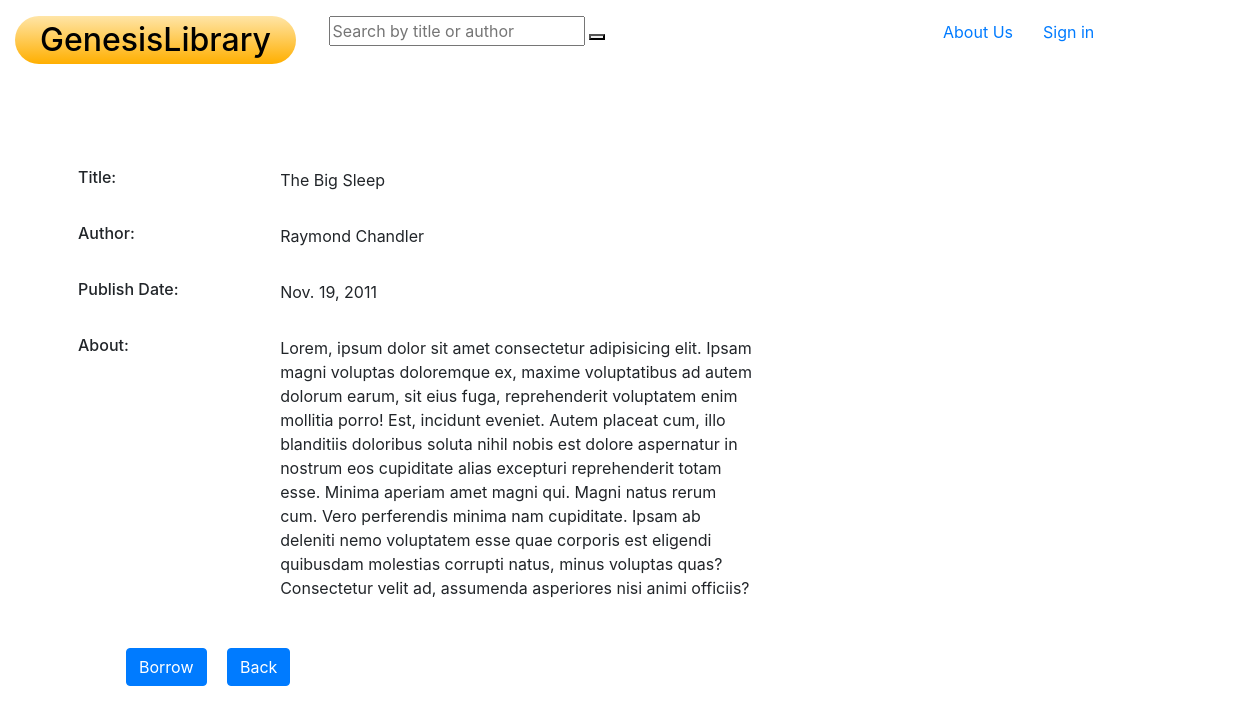
/display/4, run on the app's committed database.
### libraryGenesis_app/models.py (models this page shows)
class Book(models.Model):
    title = models.CharField(max_length=255)
    author = models.CharField(max_length=255)
    genre = models.CharField(max_length=100)
    publish_date = models.DateField()
    price = models.IntegerField()
    days_avaliable = models.IntegerField()
    about = models.TextField()
    users = models.ManyToManyField(User, related_name="books")
    created_at = models.DateTimeField(auto_now_add = True)
    updated_at = models.DateTimeField(auto_now = True)
    objects = BookManager()

### libraryGenesis_app/views.py (the view)
# urls.py: path('display/<int:book_id>', views.display),
def display(request, book_id):
    book = Book.objects.get(id=book_id)
    context = {
        'book': book
    }
    return render(request,'display.html', context)

### libraryGenesis_app/templates/display.html (shortened to what this page needs)
<!DOCTYPE html>
<html lang="en">
<head>
    {% load static %}
    <link rel="stylesheet" href="{% static 'style.css' %}">
    <link rel="stylesheet" href="https://stackpath.bootstrapcdn.com/bootstrap/4.5.0/css/bootstrap.min.css">
</head>
<body>
    <div class="container-fluid">
        <div class="row dashboard-header mt-3">
            <div class="col-sm">
                <h2 class="gradient"><a class="no-decoration" href="/">GenesisLibrary</a></h2>
            </div>
            <div class="col-sm-6 search-form">
                <form action="/" method="get">
                    <input type="text" name="q" placeholder="Search by title or author" id="search" value="{{ request.GET.q }}"/>
                    <button></button>
                </form>
            </div>
            <div class="row  text-right extra-width m-1">
                <div class="col-sm-4  pl-1  text-left">
                    <a href="/about">About Us</a>
                </div>
                {% if request.session.uid %}
                    <div class="col-sm-3 mr-4 text-left">
                    <a href="/display_borrowed">Borrowed</a>
                    </div>
                    <div class="col-sm-4 text-left">
                    <a href="/logout">Log out</a>
                    </div>
                {% else %}
                <div class="col-sm-3 pl-1 text-left">
                    <a href="/display_login">Sign in</a>
                </div>
                {% endif %}
            </div>
        </div>
            <div class="col-sm mt-5 ml-5">
                <div class="form-group row">
                    <h6 class="col-sm-2 mt-5">Title: </h6>
                    <div class="col-sm-10 mt-5">
                        <p>{{book.title}}</p>
                    </div>
                </div>
                <div class="form-group row">
                    <h6 class="col-sm-2">Author: </h6>
                    <div class="col-sm-10">
                        <p>{{book.author}}</p>
                    </div>
                </div>
                <div class="form-group row">
                    <h6 class="col-sm-2">Publish Date: </h6>
                    <div class="col-sm-10">
                        <p>{{book.publish_date}}</p>
                    </div>
                </div>
                <div class="form-group row">
                    <h6 class="col-sm-2">About: </h6>
                    <div class="col-sm-5">
                        <p>{{book.about}}</p>
                    </div>
                </div>
                <a class="btn btn-primary mt-3 ml-5" href="/borrow_info/{{book.id}}" role="button">Borrow</a>
                <a class="btn btn-primary ml-3 mt-3" href="/" role="button">Back</a>
            </div>
    </div>
</body>
</html>

### libraryGenesis_app/static/style.css (style rules this page uses)
.gradient { background: linear-gradient(180deg, rgba(255,229,167,1) 0%, rgba(255,175,0,1) 100%); width: -moz-fit-content; width: fit-content; width: -moz-fit-content; padding: 5px 25px; border-radius: 100px; }
.extra-width { width: 300px; margin: 0; }
.no-decoration { color: black; }

### data on the page
Book: title "The Big Sleep", author "Raymond Chandler", publish_date "Nov. 19, 2011", about "Lorem, ipsum dolor sit amet consectetur adipisicing elit. Ipsam magni voluptas doloremque ex, maxime voluptatibus ad autem dolorum earum, sit eius fuga, reprehenderit voluptatem enim mollitia porro! Est, incidunt eveniet. Autem placeat cum, illo blanditiis doloribus soluta nihil nobis est dolore aspernatur in nostrum eos cupiditate alias excepturi reprehenderit totam esse. Minima aperiam amet magni qui. Magni natus rerum cum. Vero perferendis minima nam cupiditate. Ipsam ab deleniti nemo voluptatem esse quae corporis est eligendi quibusdam molestias corrupti natus, minus voluptas quas? Consectetur velit ad, assumenda asperiores nisi animi officiis?"
